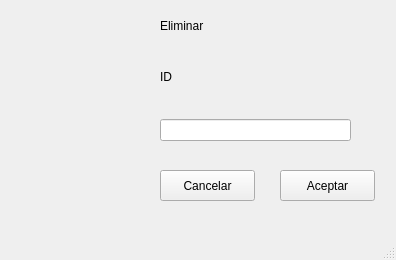
<?xml version="1.0" encoding="UTF-8"?>
<ui version="4.0">
 <class>MainWindow</class>
 <widget class="QMainWindow" name="MainWindow">
  <property name="geometry">
   <rect>
    <x>0</x>
    <y>0</y>
    <width>396</width>
    <height>260</height>
   </rect>
  </property>
  <property name="windowTitle">
   <string>PyMovie-Delete</string>
  </property>
  <widget class="QWidget" name="centralwidget">
   <widget class="QWidget" name="verticalLayoutWidget">
    <property name="geometry">
     <rect>
      <x>160</x>
      <y>40</y>
      <width>191</width>
      <height>101</height>
     </rect>
    </property>
    <layout class="QVBoxLayout" name="verticalLayout">
     <item>
      <widget class="QLabel" name="label_2">
       <property name="text">
        <string>ID</string>
       </property>
      </widget>
     </item>
     <item>
      <widget class="QLineEdit" name="lineEdit"/>
     </item>
    </layout>
   </widget>
   <widget class="QPushButton" name="pushButton">
    <property name="geometry">
     <rect>
      <x>280</x>
      <y>170</y>
      <width>95</width>
      <height>31</height>
     </rect>
    </property>
    <property name="text">
     <string>Aceptar</string>
    </property>
   </widget>
   <widget class="QPushButton" name="pushButton_2">
    <property name="geometry">
     <rect>
      <x>160</x>
      <y>170</y>
      <width>95</width>
      <height>31</height>
     </rect>
    </property>
    <property name="text">
     <string>Cancelar</string>
    </property>
   </widget>
   <widget class="QLabel" name="logo">
    <property name="geometry">
     <rect>
      <x>20</x>
      <y>50</y>
      <width>121</width>
      <height>111</height>
     </rect>
    </property>
    <property name="text">
     <string/>
    </property>
   </widget>
   <widget class="QLabel" name="title">
    <property name="geometry">
     <rect>
      <x>160</x>
      <y>10</y>
      <width>131</width>
      <height>31</height>
     </rect>
    </property>
    <property name="text">
     <string>Eliminar</string>
    </property>
   </widget>
  </widget>
  <widget class="QMenuBar" name="menubar">
   <property name="geometry">
    <rect>
     <x>0</x>
     <y>0</y>
     <width>396</width>
     <height>27</height>
    </rect>
   </property>
  </widget>
  <widget class="QStatusBar" name="statusbar"/>
 </widget>
 <resources/>
 <connections/>
</ui>
